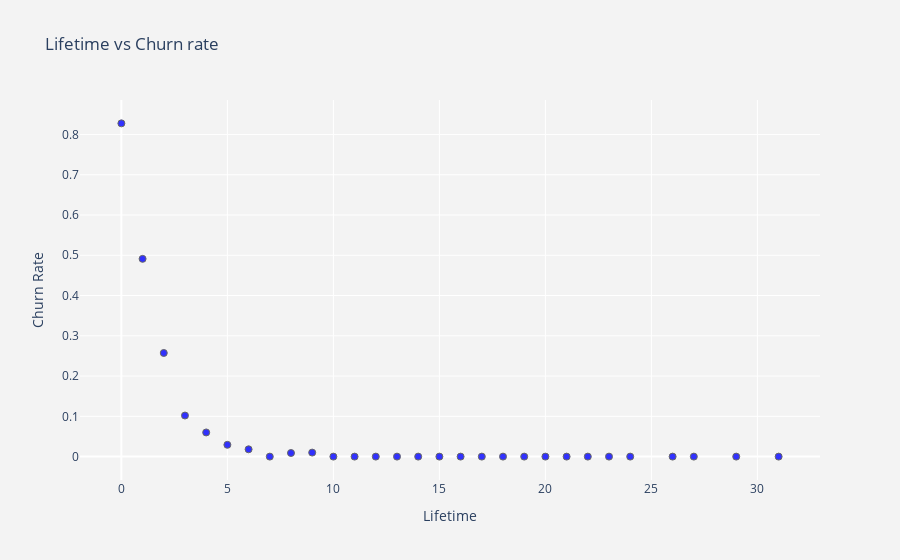

Here is the notebook cell this chart was saved with:
### Markdown cell above
The table above shows the churn rate for each cluster. We see the lowest churn rates among customers who are in clusters 0 and 3.

### Code cell
df_plot = mf.groupby('lifetime').churn.mean().reset_index()
plot_data = [
    go.Scatter(
        x=df_plot['lifetime'],
        y=df_plot['churn'],
        mode='markers',
        name='Low',
        marker= dict(size= 7,
            line= dict(width=1),
            color= 'blue',
            opacity= 0.8
           ),
    )
]
plot_layout = go.Layout(
        yaxis= {'title': "Churn Rate"},
        xaxis= {'title': "Lifetime"},
        title='Lifetime vs Churn rate',
        plot_bgcolor  = "rgb(243,243,243)",
        paper_bgcolor  = "rgb(243,243,243)",
    )
fig = go.Figure(data=plot_data, layout=plot_layout)
pyoff.iplot(fig)

### Figure 1 — Plotly figure (JSON) as saved in the notebook; plotly's stock layout.template omitted (floating-point values rounded to 4 significant figures)
{"data": [{"marker": {"color": "blue", "line": {"width": 1}, "opacity": 0.8, "size": 7}, "mode": "markers", "name": "Low", "type": "scatter", "x": [0, 1, 2, 3, 4, 5, 6, 7, 8, 9, 10, 11, 12, 13, 14, 15, 16, 17, 18, 19, 20, 21, 22, 23, 24, 26, 27, 29, 31], "y": [0.8275, 0.4911, 0.2574, 0.102, 0.06005, 0.0293, 0.01818, 0, 0.009009, 0.01, 0, 0, 0, 0, 0, 0, 0, 0, 0, 0, 0, 0, 0, 0, 0, 0, 0, 0, 0]}], "layout": {"paper_bgcolor": "rgb(243,243,243)", "plot_bgcolor": "rgb(243,243,243)", "title": {"text": "Lifetime vs Churn rate"}, "xaxis": {"title": {"text": "Lifetime"}}, "yaxis": {"title": {"text": "Churn Rate"}}}}
